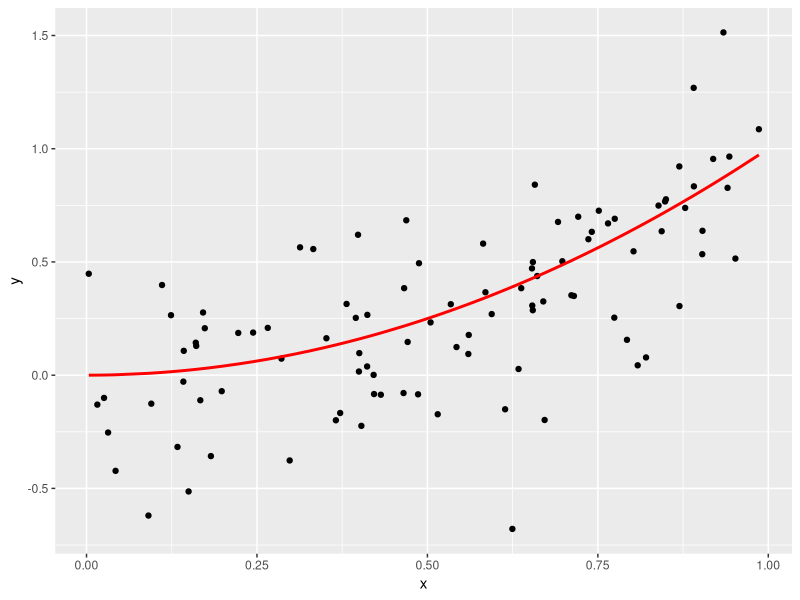
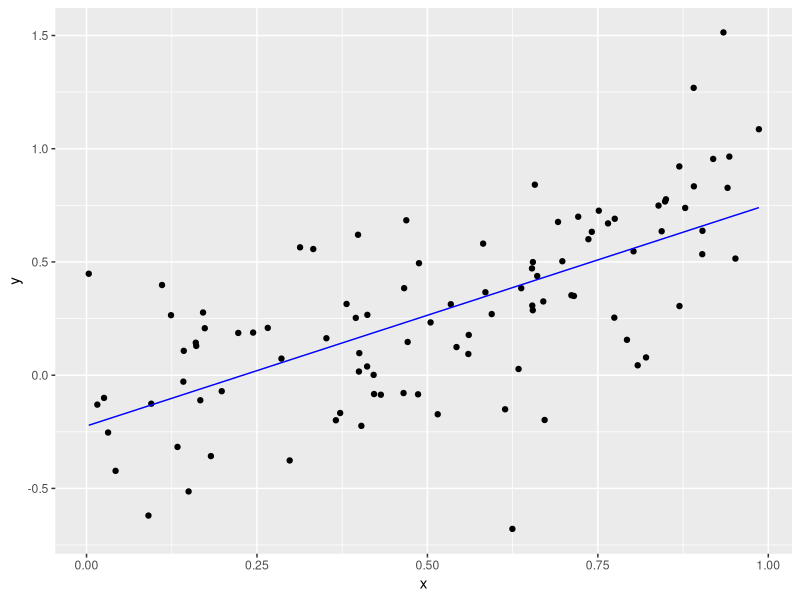

These charts were generated, in order, by the following R code: (Note: a time limit stopped this script after it produced the figures.)
# Setup -------------------------------------------------------------------
library(tidyverse)
library(broom)

# Let these be:
# -true function f(x) for a one-dimensional predictor x
# -the standard deviation of the true epsilon i.e. the noise
f <- function(x) {
  x^2
}
sigma <- 0.3

# This function generates a random sample. Random in terms of both
# -the predictor x
# -the amount of noise eps
generate_sample <- function(f, n_sim, sigma) {
  data_frame(
    x = runif(n = n_sim, min = 0, max = 1),
    f_x = f(x),
    eps = rnorm(n = n_sim, mean = 0, sd = sigma),
    y = f_x + eps
  )
}



# Generate Training Data via Sampling -------------------------------------
train_data <- generate_sample(f, n_sim = 100, sigma = sigma)

# The true model f(x) is in red. We observe points (x,y). Here we are pretending
# to know the exact break down of y into f(x) and eps
ggplot(train_data, aes(x=x)) +
  geom_point(aes(y=y)) +
  geom_line(aes(y=f_x), col="red", size=1)

# In a realistic situation, we only know x & y, not f(x) & eps. So we should
# remove them
train_data <- train_data %>%
  select(x, y)



# Generate Test Data, Fit Model, and Get Predictions -------------------

# 1. Generate test data via sampling. Recall in test data, we only have the
# predictors x:
test_data <- generate_sample(f, n_sim = 100, sigma = sigma) %>%
  select(x)

# 2. Fit Model: Simple linear regression
model <- lm(y ~ x, data = train_data)
train_data_augmented <- model %>%
  augment() %>%
  tbl_df()
# Plot fitted model to training data
ggplot(data=train_data_augmented, aes(x=x)) +
  geom_point(aes(y=y)) +
  geom_line(aes(y=.fitted), col="blue")

# 3. Get Predictions
# Note: we use augment(newdata=BLAH) here, since it works. This is equivalent
# to using the predict() function.
predictions <- model %>%
  augment(newdata=test_data) %>%
  tbl_df() %>%
  .[[".fitted"]]



# Main For Loop -------------------------------------------------
set.seed(76)
n_sim <- 10000

# Create new test data: a single point
x0 <- 0.95
test_data <- data_frame(x=x0)

# Save predictions here
predictions <- rep(0, n_sim)

for(i in 1:n_sim) {
  # FILL THIS IN:
  train_data <- generate_sample(f, 100, sigma = sigma) 

  model <- lm(y ~ x, data = train_data)

  predictions[i] <- model %>%
    augment(newdata=test_data) %>%
    tbl_df() %>%
    .[[".fitted"]]

  if(i %% 100 == 0){
   print(i)
  }
}

# Pull the Curtain! Reveal truth: i.e. show all components we really know, but
# pretended not to:
set.seed(76)
truth <- data_frame(
  x = rep(x0, n_sim),
  f_x = f(x),
  eps = rnorm(n = n_sim, mean = 0, sd = 0.3),
  y = f_x + eps
  )

# Add predictions
truth <- truth %>%
  mutate(y_hat=predictions)

# Compute MSE, (Avg Bias of f_hat)^2, Variance of f_hat, sigma^2:
# FILL THIS IN:

#Average MSE:
MSE <- truth %>% 
  summarise(MSE = mean((y - y_hat)^2))
MSE

# (Avg Bias of f_hat)^2    
AVG_Fhat_BIAS_SQ <- truth %>%
  summarise(AVG_Fhat_BIAS_SQ = (mean(f_x - y_hat))^2)

AVG_Fhat_BIAS_SQ

#Variance of f_hat
VAR_Fhat <- truth %>%
  summarise(VAR_Fhat = var(y_hat))

VAR_Fhat

#sigma^2          #is this also right or do we just do 0.3^2 = 0.09?
sigma_squared <- sigma^2
sigma_squared
